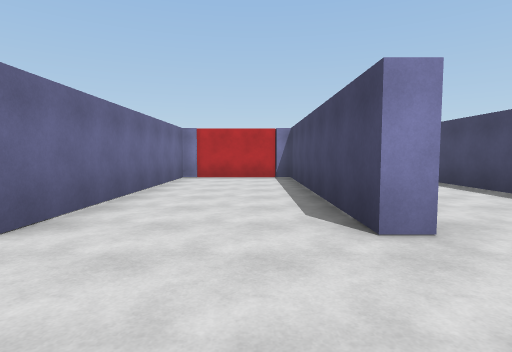
View 1 (above)

12 first-person views from a walk through a 3-D level made in the Unity game engine. The camera is 1.4 m above the floor, tilts 4° down and sees 80° across. The floor is counted in squares, 2 m on a side. Each view is taken from the middle of a square. On the plan, view 1 faces up. The plan holds only what a view shows up to about 10 squares ahead; the rest is blank. The place goes on beyond the plan. The player character is not drawn. Surface patterns are stand-ins for the level's own textures.

View 2
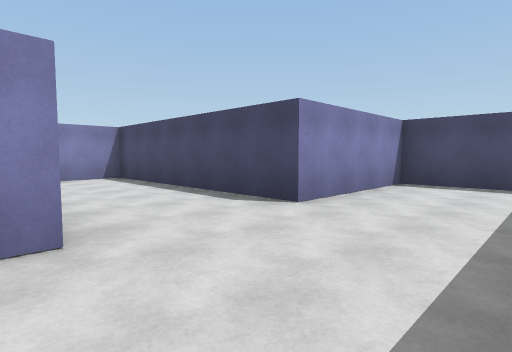

View 3
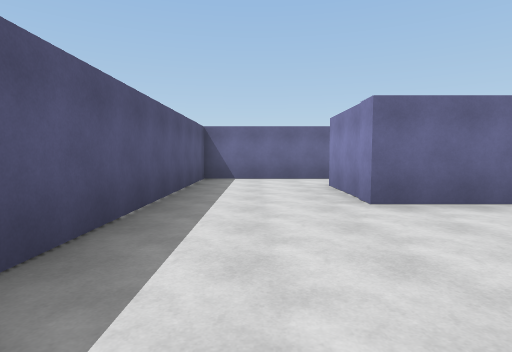

View 4
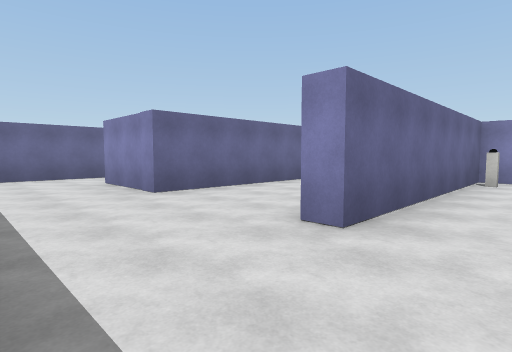

View 5
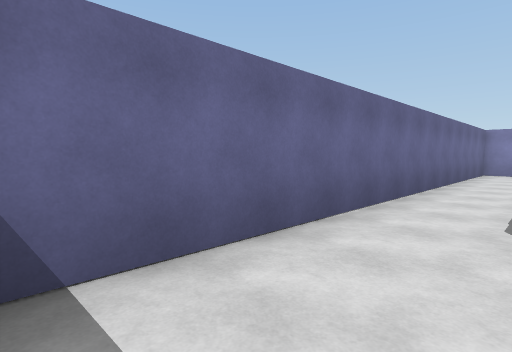

View 6
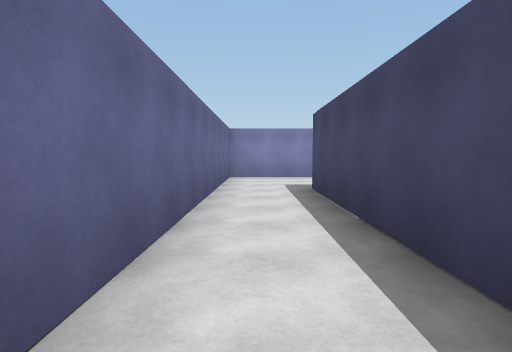

View 7
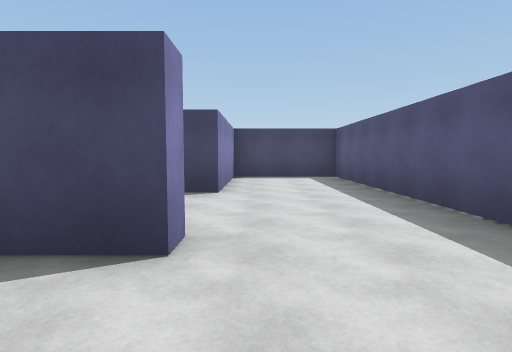

View 8
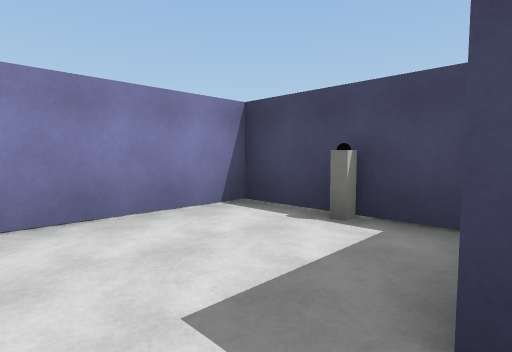

View 9
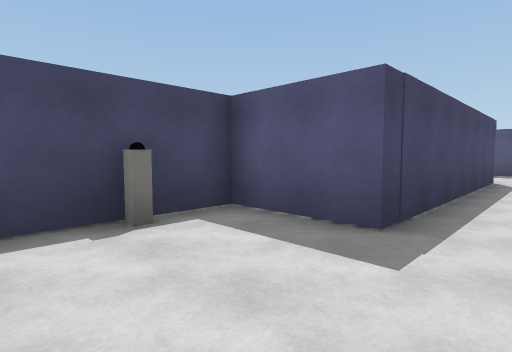

View 10
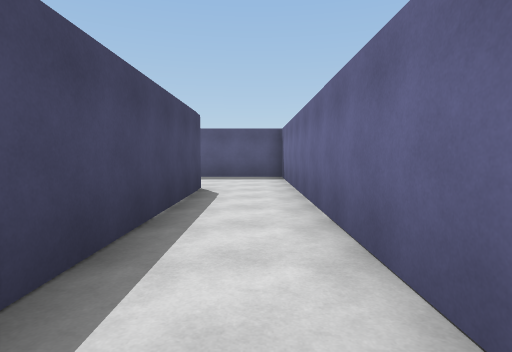

View 11
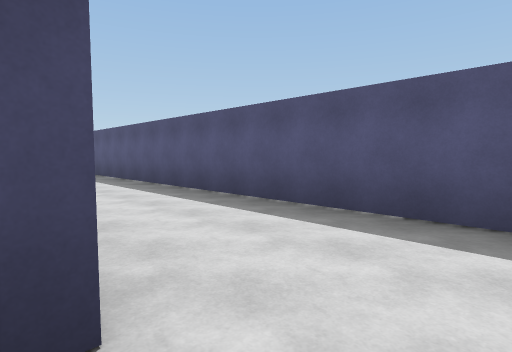

View 12
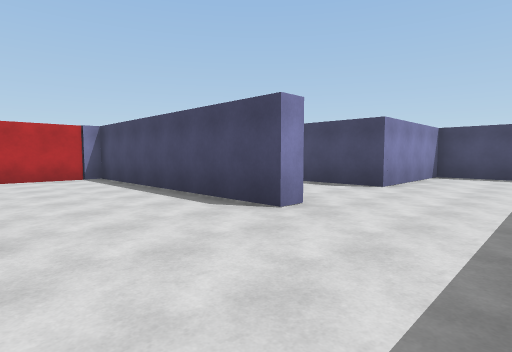

### Floor plan
Points are (right, up) in squares from view 1. A wall is a line through its corners. A room is listed if a view was taken in it or the views show most of it. See-through windows are left out.
Room 1 (views 1, 2, 3, 4, 5, 6, 7, 8, 9, 10, 11, 12)
walls: (0.6, 9.4) (-1.5, 9.4); (-2.2, 9.4) (-2.2, 2.6) (-4.9, 2.6) (-4.9, 9.2) (-2.7, 9.2) (-2.7, 12.5) (-6.8, 12.5) (-6.8, -0.5) (8.6, -0.5) (8.6, 2.6) (4.6, 2.6) (4.6, 9.4) (3, 9.4); (2.2, 9.4) (1.6, 9.4) (1.6, 2.6) (1.1, 2.6) (1.1, 9.4)
objects: other object (-3, 11); block (-2, 10); other object (2, 8)

Where each view was taken, in squares from view 1:
view 1: 0 up, 0 right, facing up
view 2: 0 up, 1 right, facing up-right
view 3: 1 up, 2 right, facing left
view 4: 0 up, 3 right, facing up-left
view 5: 0 up, 5 left, facing up-left
view 6: 3 up, 6 left, facing up
view 7: 2 up, 1 left, facing right
view 8: 9 up, 6 left, facing up-right
view 9: 12 up, 6 left, facing down-right
view 10: 9 up, 6 left, facing down
view 11: 3 up, 6 left, facing down-right
view 12: 0 up, 2 left, facing up-right
